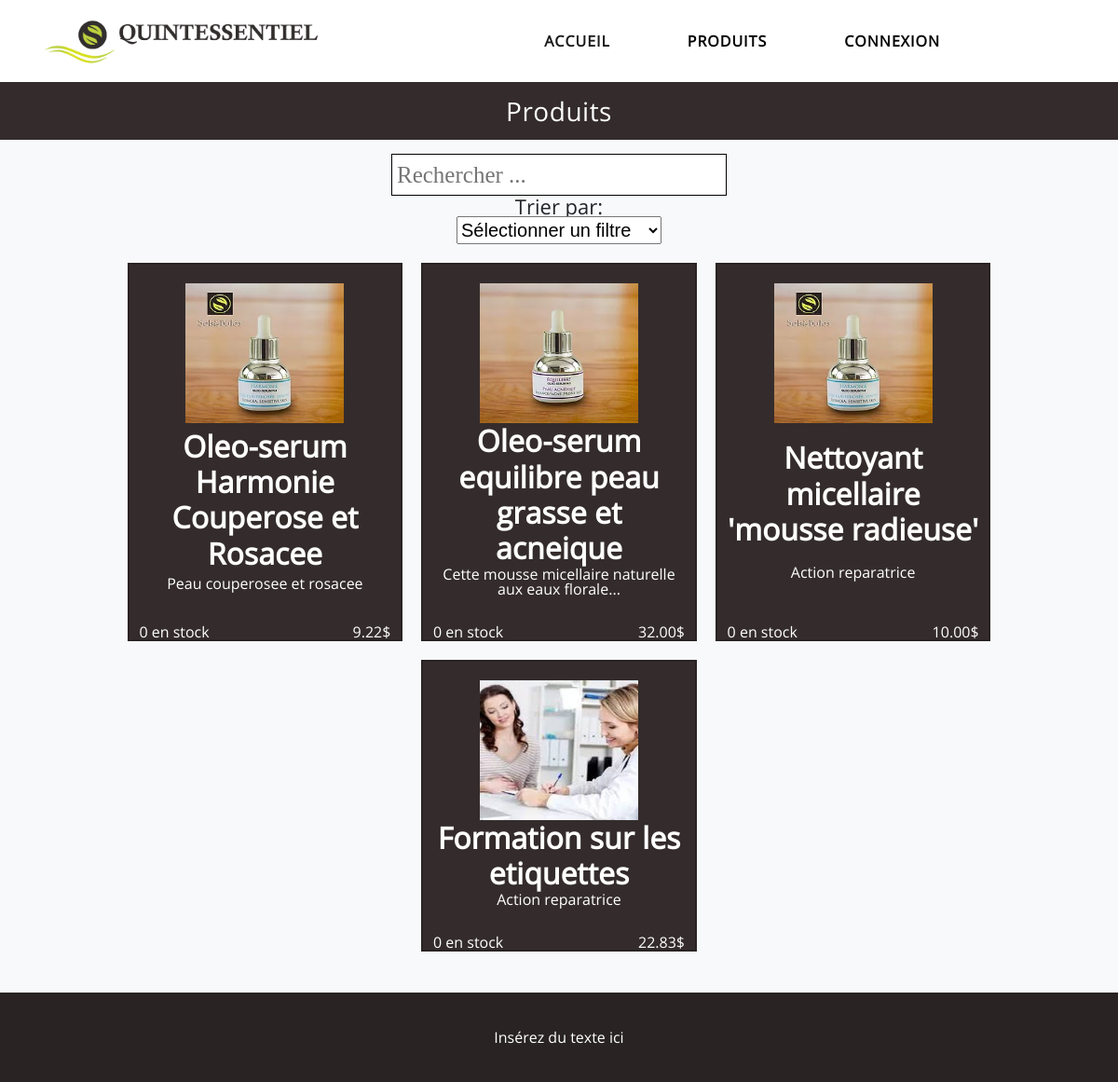
Page /Catalog.php on the committed database.
### tables this page shows
CREATE TABLE product (
	id_product INT NOT NULL AUTO_INCREMENT,
	name VARCHAR(128) NOT NULL,
	is_sellable BOOLEAN NOT NULL DEFAULT 0,
	description TEXT,
	price DECIMAL(7,2) NOT NULL DEFAULT 0.00,
	quantity INT NOT NULL DEFAULT 0,
	image_path VARCHAR(255),
	PRIMARY KEY (id_product)
);

### phpScripts/Product/MgrProduct.php (called while the page is built, shortened)
<?php
include_once "Product.php";
require_once __DIR__ . '/../QueryEngine.php';
class MgrProduct
{
    private $products;
    private $mgrCategory;
    public function __construct()
    {
        $this->mgrCategory = new MgrCategory();
        $this->products = array();
    }
    public function getAllSellables($filter = null)
    {
        $queryEngine = new QueryEngine();
        $query = "SELECT * FROM Product WHERE is_sellable = 1";
        $resultSet = $queryEngine->executeQuery($query);
        if (!$resultSet) {
            echo "Error while trying to load all products";
        } else {
            $this->resultToArray($resultSet);
        }
    }
    private function resultToArray($resultSet)
    {
        $this->products = array();
        foreach ($resultSet->fetchAll(\PDO::FETCH_NUM) as $result) {
            $categories = $this->getProductCategoriesArray($result[0]);
            $product = new Product(
                $result[1],
                $categories,
                $result[2],
                $result[4],
                $result[3],
                $result[5],
                $result[6]
            );
            $product->setId($result[0]);
            array_push($this->products, $product);
        }
    }
    public function getProductCategoriesArray($productId)
    {
		$this->mgrCategory->getProductCategories($productId);
		$categories = $this->mgrCategory->getCategories();
		return $categories;
    }
    public function getProduct()
    {
        return $this->products;
    }
}
?>

### phpScripts/Product/Product.php (called while the page is built, shortened)
<?php
class Product implements JsonSerializable
{
    private $id;
    private $name;
    private $price;
    private $description;
    private $quantity;
    private $imagePath;
    public function __construct($name, $categories, $isSellable, $price, $description, $quantity, $imagePath, $volumeUsed = 0)
    {
        $this->name = $name;
        $this->price = $price;
        $this->description = $description;
        $this->quantity = $quantity;
        $this->imagePath = $imagePath;
    }
    public function getId()
    {
        return $this->id;
    }
    public function setId($id)
    {
        $this->id = $id;
        return $this;
    }
    public function getName()
    {
        return $this->name;
    }
    public function getPrice()
    {
        return $this->price;
    }
    public function getDescription()
    {
        return $this->description;
    }
    public function getQuantity()
    {
        return $this->quantity;
    }
    public function getImagePath()
    {
        return $this->imagePath;
    }
}

### phpScripts/QueryEngine.php (called while the page is built, shortened)
<?php
class QueryEngine
{
    private $db;
    public function __construct()
    {
        $this->db = new MgrDbConnection("quintessentieldb", "root", "", true);
    }
    public function executeQuery($queryString, $parametersMap=[])
    {
        $conn = $this->db->getDbConn();
        $query = $queryString;
        $loading = $conn->prepare($query);
        foreach ($parametersMap as $key => $value) {
            $loading->bindValue($key, $value);
        }
        try {
            if (!$loading->execute()) {
                throw new Exception("Error");
            } else {
                return $loading;
            }
        } catch (Exception $e) {
            return false;
        }
    }
}

### phpScripts/Product/CtrlProduct.php (the view, shortened to what this page needs)
<?php
include_once "MgrProduct.php";
class CtrlProduct
{
    private $mgrProduct;
    private $pageNumber;
    private $itemPerPage;
    public function __construct()
    {
        $this->mgrProduct = new MgrProduct();
        $this->pageNumber = 0;
        $this->itemPerPage = 10;
    }
    public function loadAllSellables($filter = null)
    {
        $this->pageNumber = 0;
        $productList = $this->getMgrProduct()->getAllSellables($filter);
        $this->displayProducts();
    }
    private function displayProducts()
    {
        $products = $this->getMgrProduct()->getProduct();
        $from = $this->getItemPerPage() * $this->getPageNumber();
        $to = (sizeof($products) - $from >= $this->getItemPerPage() ? $from + $this->getItemPerPage() : sizeof($products));
        $maxNumberOfPage = round(sizeof($products) / $this->getItemPerPage());
        $html = "";
        if(!empty($products)) {
            for ($i = $from; $i < $to; $i++) {
                $description = str_split($products[$i]->getDescription(),50);
                $dots = (sizeof($description) > 1 ? "..." : "");
                $description = (!empty($description) ? $description[0] : $description);
                $html .= "<a class='product' href='Item.php?productId=".$products[$i]->getId()."' title='plus d info'>";
                $html .= "<img src='images/imgProducts/" . $products[$i]->getImagePath() . "' alt='".$products[$i]->getName()."'/>";
                $html .= "<h2>" . $products[$i]->getName() . "</h2>";
                $html .= "<p>" .  $description . $dots ."</p>";
                $html .= "<p class='bottom-text'><span class='stock'>" . $products[$i]->getQuantity() . " en stock</span>";
                $html .= "<span class='prix'>" . $products[$i]->getPrice() . "$</span></p>";
                $html .= "</a>";
            }
        } else {
            $html .= "<p>Aucun item ne correspond!</p>";
        }
        $html .= $this->generatePageButton($maxNumberOfPage);
        echo $html;
    }
    private function generatePageButton($maxNumberOfPage)
    {
        $html = "<div class='link-page-box'>";
        for ($j = 0; $j < $maxNumberOfPage; $j++) {
            if ($this->getPageNumber() == $j) {
                $html .= "<a href='#' title='autre page' style='color:#7c8c34;' onclick='changePage(" . $j . ");return false'>" . ($j + 1) . "</a>";
            } else {
                $html .= "<a href='#' title='autre page' onclick='changePage(" . $j . ");return false'>" . ($j + 1) . "</a>";
            }
        }
        $html .= "</div>";
        return $html;
    }
    public function getMgrProduct()
    {
        return $this->mgrProduct;
    }
    public function getItemPerPage()
    {
        return $this->itemPerPage;
    }
    public function getPageNumber()
    {
        return $this->pageNumber;
    }
}

### css/style_index.css (style rules this page uses)
html, body, div, span, applet, object, iframe, h1, h2, h3, h4, h5, h6, p, blockquote, pre, a, abbr, acronym, address, big, cite, code, del, dfn, em, img, ins, kbd, q, s, samp, small, strike, strong, sub, sup, tt, var, b, u, i, center, dl, dt, dd, ol, ul, li, fieldset, form, label, legend, table, caption, tbody, tfoot, thead, tr, th, td, article, aside, canvas, details, embed, figure, figcaption, footer, header, hgroup, menu, nav, output, ruby, section, summary, time, mark, audio, video { margin: 0; padding: 0; border: 0; vertical-align: baseline; }
article, aside, details, figcaption, figure, footer, header, hgroup, menu, nav, section { display: block; }
body { line-height: 1; }
ol, ul { list-style: none; }
* { box-sizing: border-box; }
body { font-family: 'OpenSans', Arial, Helvetica, sans-serif; padding:0; overflow-x: hidden; }
.panel-header h1,h2,h3,h4,h5,h6 { text-align:center; padding: 0; margin: 0; font-weight: bold; }
img { max-width: 100%; height: auto; }
.img-logo-nav { width: 350px; max-width: 100%; height: auto; display: block; margin: 5px 30px; }
.navbar-light { background-color: #fff !important; }
.navbar-nav { margin-right: 100px; padding:0; }
.navbar-light .navbar-nav .nav-link { margin-right: 50px; }
.navbar-light .navbar-nav .nav-link { padding-right: 25px; color: #000; text-transform: uppercase; letter-spacing: 1px; font-weight: 600; }
.product-section .product { display: flex; flex-direction: column; justify-content: space-between; text-align: center; width:25%; padding-top:20px; margin-top:20px; margin-right:10px; margin-left:10px; padding-right:1%; padding-left: 1%; border:2px solid #292323; box-sizing: content-box; transition-duration: 1s; text-decoration: none; background-color: #342c2c; color: white; }
.product-section .product h2 { word-wrap: break-word; }
.product-section .product img { flex-direction: row; align-self: center; width:170px; height:150px; }
.product-section .bottom-text { display: flex; flex-direction: row; justify-content: space-between; width:100%; margin-top:30px; }
.link-page-box { display: block; width:100%; text-align: center; padding-top:20px; }

### rows in the picture
product: image_path (picture), name "Oleo-serum Harmonie Couperose et Rosacee", description "Peau couperosee et rosacee", quantity "0", price "9.22"
product: image_path (picture), name "Oleo-serum equilibre peau grasse et acneique", description "Cette mousse micellaire naturelle aux eaux florale", description "...", quantity "0", price "32.00"
product: image_path (picture), name "Nettoyant micellaire 'mousse radieuse'", description "Action reparatrice", quantity "0", price "10.00"
product: image_path (picture), name "Formation sur les etiquettes", description "Action reparatrice", quantity "0", price "22.83"
